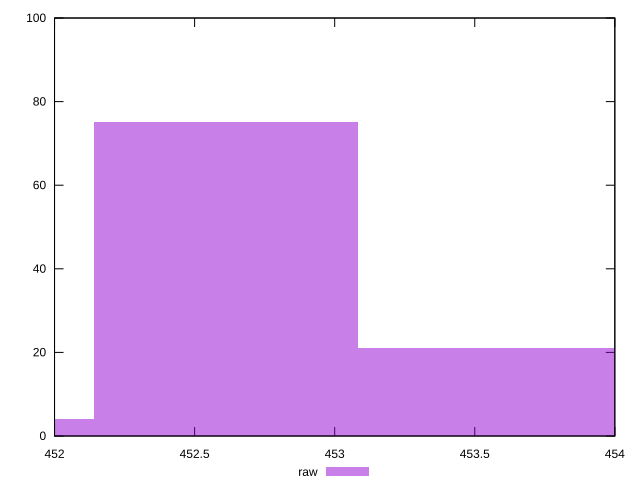

Write gnuplot code to recreate this figure.
reset

$raw <<EOF
453.5511753165532 21
452.6121459680718 75
451.6731166195903 4
EOF

set key outside below
set boxwidth 0.9390293484814767
set xrange [452:454]
set yrange [0:100]
set trange [0:100]
set style fill transparent solid 0.5 noborder
set terminal svg size 640, 490 enhanced background rgb 'white'
set output "report_00008_2021-01-22T20:58:29.167/uses-rel-preload/samples/pages+cached+noexternal+nofonts+nosvg+noimg/raw/histogram.svg"

plot $raw title "raw" with boxes

reset
